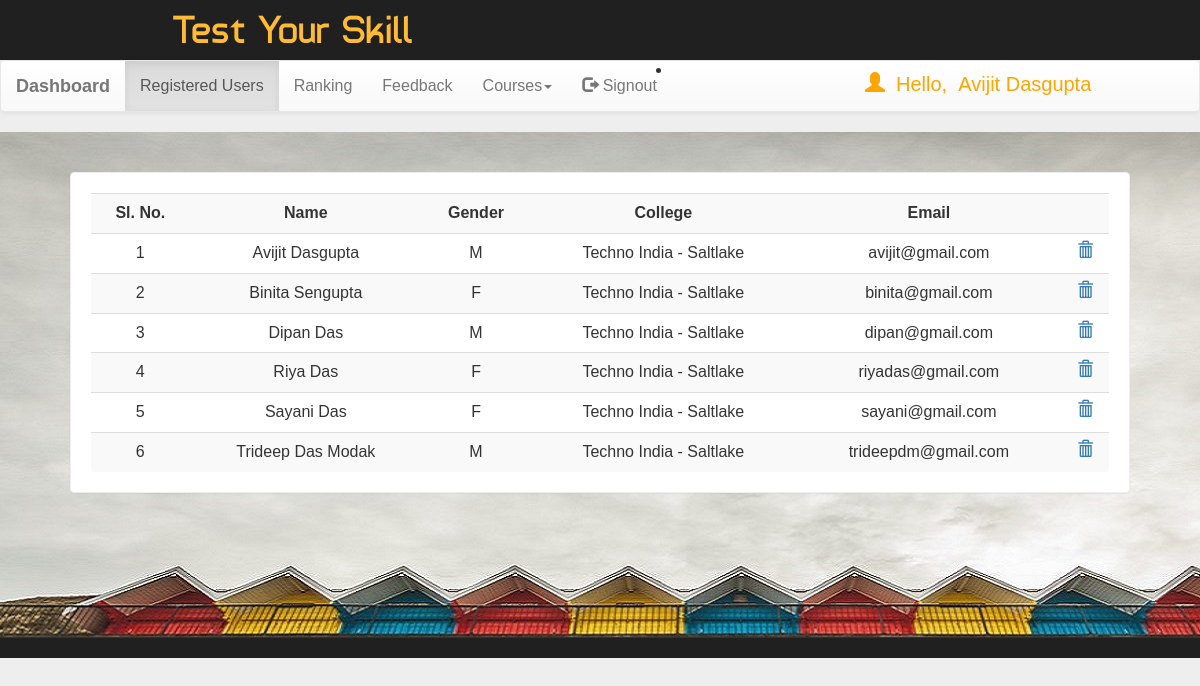
Page /dash.php (signed in) on the committed database.
### tables this page shows
CREATE TABLE IF NOT EXISTS `user` (
  `name` varchar(50) NOT NULL,
  `gender` varchar(5) NOT NULL,
  `college` varchar(100) NOT NULL,
  `email` varchar(50) NOT NULL,
  `mob` bigint(20) NOT NULL,
  `password` varchar(50) NOT NULL,
  PRIMARY KEY (`email`)
);

### dash.php (the view, shortened to what this page needs)
<!DOCTYPE html PUBLIC "-//W3C//DTD XHTML 1.0 Transitional//EN" "http://www.w3.org/TR/xhtml1/DTD/xhtml1-transitional.dtd">
<html xmlns="http://www.w3.org/1999/xhtml">
<head>
<link  rel="stylesheet" href="css/bootstrap.min.css"/>
 <link  rel="stylesheet" href="css/bootstrap-theme.min.css"/>
 <link rel="stylesheet" href="css/main.css">
 <link  rel="stylesheet" href="css/font.css">
</head>
<body  style="background:#eee;">
<div class="header">
<div class="row">
<div class="col-lg-6">
<span class="logo">Test Your Skill</span></div>
</div></div>
<nav class="navbar navbar-default title1">
  <div class="container-fluid">
    <div class="navbar-header">
      <a class="navbar-brand" href="dash.php?q=0"><b>Dashboard</b></a>
    </div>
    <div class="collapse navbar-collapse" id="bs-example-navbar-collapse-1">
      <ul class="nav navbar-nav">
        <li <?php if(@$_GET['q']==0) echo'class="active"'; ?>><a href="dash.php?q=0">Registered Users<span class="sr-only">(current)</span></a></li>
		<li <?php if(@$_GET['q']==2) echo'class="active"'; ?>><a href="dash.php?q=2">Ranking</a></li>
		<li <?php if(@$_GET['q']==3) echo'class="active"'; ?>><a href="dash.php?q=3">Feedback</a></li>
        <li class="dropdown <?php if(@$_GET['q']==4 || @$_GET['q']==5) echo'active"'; ?>">
          <a href="#" class="dropdown-toggle" data-toggle="dropdown" role="button" aria-haspopup="true" aria-expanded="false">Courses<span class="caret"></span></a>
        </li><li <?php if(@$_GET['q']==4) echo'class="active"'; ?>> <a href="logout.php?q=account.php"><span class="glyphicon glyphicon-log-out" aria-hidden="true"></span>&nbsp;Signout</a></li>
      </ul>
      <ul>
       <li>
        <div class="col-md-3 box col-md-offset-2">
           <?php
           include_once 'dbConnection.php';
            if(!(isset($_SESSION['email']))){
          header("location:index.php");
          }
          else
          {
          $name = $_SESSION['name'];
           echo '<span class="top"><span class="log1"><span class="glyphicon glyphicon-user" aria-hidden="true"></span>&nbsp&nbspHello,&nbsp;&nbsp;'.$name.'</span></span>';
          }?>
        </div>
      </li>
    </ul>
    </div>
  </div>
</nav>
<div class="bg2">
<div class="container">
<div class="row">
<div class="col-md-12">
<?php if(@$_GET['q']==0) {
$result = mysqli_query($con,"SELECT * FROM user") or die('Error');
echo  '<div class="panel" style="text-align:center;"><div class="table-responsive"><table class="table table-striped title1">
<tr><td><b>Sl. No.</b></td><td><b>Name</b></td><td><b>Gender</b></td><td><b>College</b></td><td><b>Email</b></td><td></td></tr>';
$c=1;
while($row = mysqli_fetch_array($result)) {
	$name = $row['name'];
	$gender = $row['gender'];
  $email = $row['email'];
	$college = $row['college'];
	echo '<tr><td>'.$c++.'</td><td>'.$name.'</td><td>'.$gender.'</td><td>'.$college.'</td><td>'.$email.'</td><td><a title="Delete User" href="update.php?demail='.$email.'"><b><span class="glyphicon glyphicon-trash" aria-hidden="true"></span></b></a></td></tr>';
}
echo '</table></div></div><br>';
}?>
</div></div></div></div>
<div class="row footer">
<div class="col-md-4 box">
</div>
<div class="col-md-4 box">
</div>
<div class="col-md-4 box">
</div></div>
</body>
</html>

### css/main.css (style rules this page uses)
* { outline: none !important; scroll-behavior: smooth; }
body { overflow-x:hidden; width: 100%; min-height:540px; font: 15px "Century Gothic", "Times Roman", sans-serif; background:#eee; }
.bg2 { background:url(../image/bg2.jpg); min-height:505px; }
.panel { border-color:#eee; margin:40px; padding:20px; font: 15px "Century Gothic", "Times Roman", sans-serif; }
.header { background:#202020; height:60px; text-align: center; }
.logo { font-family:'typo'; font-size:40px; color:#ffbb33; margin:20px; }
.title1 { font: 16px "Century Gothic", "Times Roman", sans-serif; }
.footer { font-size:15px; text-align:center; border-top:1px solid; border-color:#323232; background-color:#202020; }
.box { padding:10px; }
.top { margin-top: 15px; }
.log1 { font: 20px 'Ubuntu', sans-serif; color:orange; }

### rows in the picture
user: name "Avijit Dasgupta", gender "M", college "Techno India - Saltlake", email "avijit@gmail.com"
user: name "Binita Sengupta", gender "F", college "Techno India - Saltlake", email "binita@gmail.com"
user: name "Dipan Das", gender "M", college "Techno India - Saltlake", email "dipan@gmail.com"
user: name "Riya Das", gender "F", college "Techno India - Saltlake", email "riyadas@gmail.com"
user: name "Sayani Das", gender "F", college "Techno India - Saltlake", email "sayani@gmail.com"
user: name "Trideep Das Modak", gender "M", college "Techno India - Saltlake", email "trideepdm@gmail.com"

### other values in the picture
$name "Avijit Dasgupta"
